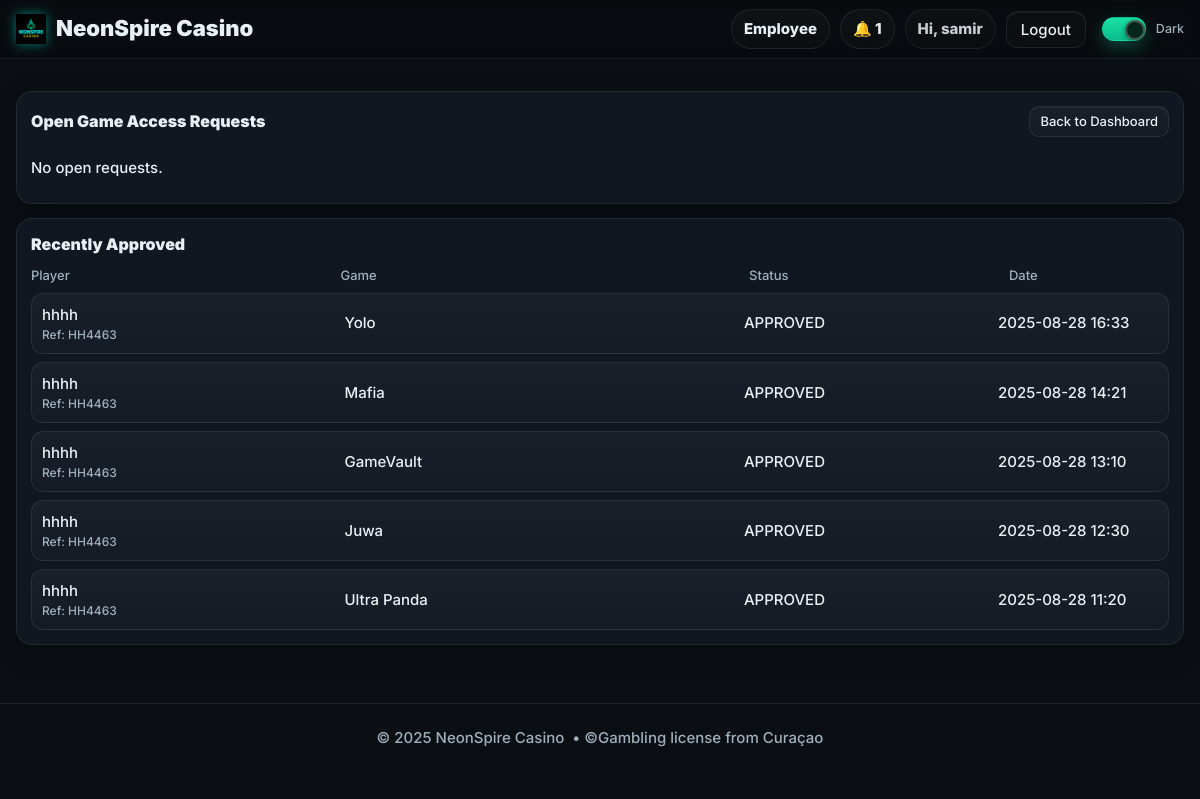
Before: /employee/requests (signed in) with the older database file.
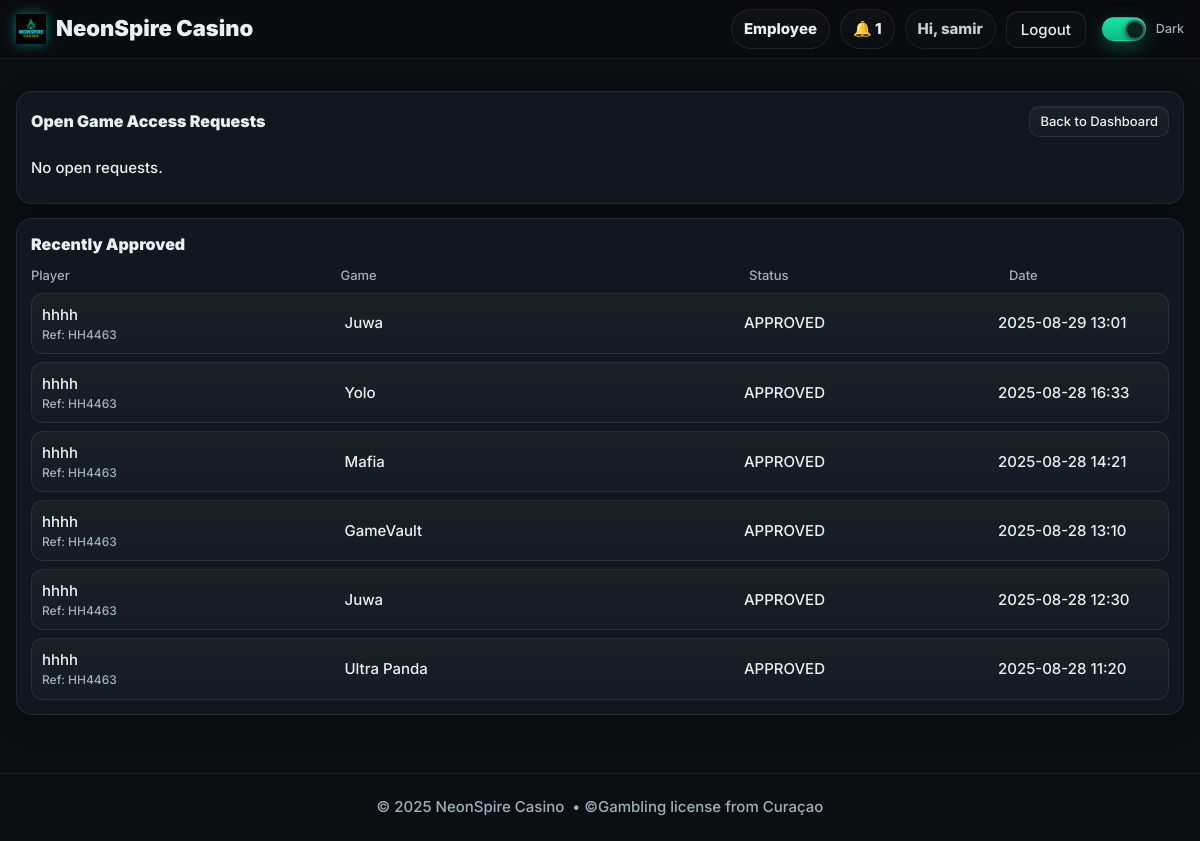
After: the same page with the newer database file.
### models.py (models this page shows, shortened)
class User(db.Model, UserMixin):
    __tablename__ = "users"
    id = db.Column(db.Integer, primary_key=True)
    name = db.Column(db.String(120), nullable=False)
    email = db.Column(db.String(255), unique=True, nullable=False, index=True)
    mobile = db.Column(db.String(24), nullable=True, index=True)  # E.164 (e.g. +15551234567)
    password_hash = db.Column(db.String(255), nullable=False)
    role = db.Column(db.String(20), nullable=False, default="PLAYER")  # PLAYER | EMPLOYEE | ADMIN
    email_verified = db.Column(db.Boolean, default=False, index=True)
    email_verified_at = db.Column(db.DateTime, nullable=True)
    promo_seen = db.Column(db.Boolean, default=False, index=True)  # show promos once after first login
    created_at = db.Column(db.DateTime, default=datetime.utcnow)

class GameAccountRequest(db.Model):
    __tablename__ = "game_account_requests"
    id = db.Column(db.Integer, primary_key=True)
    user_id = db.Column(db.Integer, db.ForeignKey("users.id"), nullable=False, index=True)
    game_id = db.Column(db.Integer, db.ForeignKey("games.id"), nullable=False, index=True)
    status = db.Column(db.String(20), default="PENDING", index=True)
    note = db.Column(db.String(300), default="")
    created_at = db.Column(db.DateTime, default=datetime.utcnow)
    updated_at = db.Column(db.DateTime, default=datetime.utcnow, onupdate=datetime.utcnow)
    handled_by     = db.Column(db.Integer, db.ForeignKey("users.id"), nullable=True, index=True)
    approved_by_id = db.Column(db.Integer, db.ForeignKey("users.id"), nullable=True, index=True)
    approved_at    = db.Column(db.DateTime, nullable=True)

class ReferralCode(db.Model):
    __tablename__ = "referral_codes"
    id = db.Column(db.Integer, primary_key=True)
    user_id = db.Column(db.Integer, db.ForeignKey("users.id"), unique=True, nullable=False, index=True)
    code = db.Column(db.String(16), unique=True, nullable=False, index=True)  # e.g., AB1234
    clicks = db.Column(db.Integer, default=0)
    created_at = db.Column(db.DateTime, default=datetime.utcnow, index=True)

class Game(db.Model):
    __tablename__ = "games"
    id = db.Column(db.Integer, primary_key=True)
    name = db.Column(db.String(120), nullable=False)
    description = db.Column(db.String(300), default="")
    icon_url = db.Column(db.String(500), default="")
    download_url = db.Column(db.String(500), nullable=False)
    backend_url = db.Column(db.String(500), nullable=True)  # merchant/staff URL (optional)
    is_active = db.Column(db.Boolean, default=True, index=True)
    created_at = db.Column(db.DateTime, default=datetime.utcnow)

### employee_bp.py (the view)
@employee_bp.get("/requests")
@login_required
def requests_list():
    open_reqs = (
        GameAccountRequest.query.filter(
            GameAccountRequest.status.in_(["PENDING", "IN_PROGRESS"])
        )
        .order_by(GameAccountRequest.created_at.desc())
        .all()
    )
    recent = (
        GameAccountRequest.query.filter(GameAccountRequest.status == "APPROVED")
        .order_by(GameAccountRequest.created_at.desc())
        .limit(30)
        .all()
    )
    games = {g.id: g for g in Game.query.all()}
    user_ids = [r.user_id for r in (open_reqs + recent)]
    users = {u.id: u for u in User.query.filter(User.id.in_(user_ids)).all()} if user_ids else {}
    refcodes = _refcodes_for_user_ids(user_ids)
    backend_urls = {gid: _backend_url_for(g) for gid, g in games.items()}
    return render_template(
        "employee_requests.html",
        page_title="Requests",
        open_reqs=open_reqs,
        recent=recent,
        games=games,
        users=users,
        backend_urls=backend_urls,
        selected_game=None,
        refcodes=refcodes,
    )

### employee_bp.py (called while the page is built)
@employee_bp.before_request
def require_employee():
    if not current_user.is_authenticated:
        return redirect(url_for("auth.login_get", next=url_for("employeebp.employee_home")))
    if current_user.role not in ("EMPLOYEE", "ADMIN"):
        return abort(403)

def _backend_url_for(game: Game) -> str | None:
    val = getattr(game, "backend_url", None)
    if val:
        return val
    return _kv_get(f"game:{game.id}:backend_url") or None

def _refcodes_for_user_ids(user_ids):
    if not user_ids:
        return {}
    rows = ReferralCode.query.filter(ReferralCode.user_id.in_(list(set(user_ids)))).all()
    return {r.user_id: r.code for r in rows}

### templates/employee_requests.html (shortened to what this page needs)
{% extends "base.html" %}
{% set gmap = games or {} %}
{% set umap = users or {} %}
{% block content %}
<div class="shell" style="margin-top:14px">
  <div class="panel">
    <div class="section-head" style="display:flex;align-items:center;justify-content:space-between;gap:8px;flex-wrap:wrap">
      <div class="section-title">
        {% if selected_game %}
          Open Game Access Requests • <span class="muted">{{ selected_game.name }}</span>
        {% else %}
          Open Game Access Requests
        {% endif %}
      </div>
      <div style="display:flex;gap:8px;flex-wrap:wrap">
        <a class="btn btn-mini" href="{{ url_for('employeebp.employee_home') }}">Back to Dashboard</a>
      </div>
    </div>
    {% if open_reqs and open_reqs|length %}
      <div class="table">
        <div class="t-head">
          <div>Player</div>
          <div>Game</div>
          <div>Provide Credentials</div>
          <div class="t-right">Actions</div>
        </div>
        {% for r in open_reqs %}
          {% set u = umap.get(r.user_id) %}
          {% set g = gmap.get(r.game_id) %}
          {% set be = (backend_urls.get(r.game_id) if backend_urls is defined else (g.backend_url if g and g.backend_url else None)) %}
          {% set refc = (refcodes.get(r.user_id) if refcodes is defined else None) %}
          <div class="t-row">
            <div>
              <div style="font-weight:700">
                {% if u %}
                  {{ u.name if u.name else u.email }}
                {% else %}
                  Player #{{ r.user_id }}
                {% endif %}
              </div>
              <div class="muted" style="font-size:12px">
                Req #{{ r.id }}{% if r.created_at %} • {{ r.created_at.strftime('%Y-%m-%d %H:%M') }}{% endif %}
              </div>
              {% if refc %}
                <div class="muted" style="font-size:12px">Referral: <span class="mono">{{ refc }}</span></div>
              {% endif %}
            </div>
            <div>
              <div style="font-weight:700">{{ g.name if g else ('#' ~ r.game_id) }}</div>
              <div style="margin-top:6px;display:flex;gap:6px;flex-wrap:wrap">
                {% if g %}
                  <a class="btn btn-mini" href="{{ url_for('employeebp.requests_list_by_game', game_id=g.id) }}">Only this game</a>
                  {% if be %}
                    <a class="btn btn-mini btn-ghost" href="{{ url_for('employeebp.open_game_backend', game_id=g.id) }}" target="_blank">Open Backend</a>
                  {% else %}
                    <button class="btn btn-mini btn-ghost" disabled>No Backend</button>
                  {% endif %}
                {% endif %}
              </div>
            </div>
            <div>
              <form method="post" action="{{ url_for('employeebp.requests_provide', req_id=r.id) }}"
                    class="form-grid" style="grid-template-columns:1fr 1fr 1fr; gap:8px">
                <input name="username" type="text" placeholder="username / id" required>
                <input name="password" type="text" placeholder="password / pin" required>
                <input name="note"     type="text" placeholder="note (optional)">
            </div>
            <div class="t-right" style="display:flex;gap:8px;justify-content:flex-end;flex-wrap:wrap">
              <button class="btn btn-mini" name="action" value="save" type="submit">Save</button>
              <button class="btn btn-mini btn-primary" name="action" value="approve" type="submit">Save &amp; Approve</button>
              </form>
              <form method="post" action="{{ url_for('employeebp.requests_reject', req_id=r.id) }}" style="display:flex;gap:8px">
                <input class="input" name="reason" placeholder="reason (optional)" style="min-width:160px">
                <button class="btn btn-mini btn-ghost" type="submit">Reject</button>
              </form>
            </div>
          </div>
        {% endfor %}
      </div>
    {% else %}
      <div class="empty">No open requests.</div>
    {% endif %}
  </div>
  <div class="panel">
    <div class="section-head">
      <div class="section-title">
        {% if selected_game %}
          Recently Approved • <span class="muted">{{ selected_game.name }}</span>
        {% else %}
          Recently Approved
        {% endif %}
      </div>
    </div>
    {% if recent and recent|length %}
      <div class="table">
        <div class="t-head">
          <div>Player</div>
          <div>Game</div>
          <div>Status</div>
          <div>Date</div>
        </div>
        {% for r in recent %}
          {% set u = umap.get(r.user_id) %}
          {% set g = gmap.get(r.game_id) %}
          {% set refc = (refcodes.get(r.user_id) if refcodes is defined else None) %}
          <div class="t-row">
            <div>
              {{ (u.name or u.email or ('#' ~ r.user_id)) }}
              {% if refc %}<div class="muted" style="font-size:12px">Ref: <span class="mono">{{ refc }}</span></div>{% endif %}
            </div>
            <div>{{ g.name if g else ('#' ~ r.game_id) }}</div>
            <div>{{ r.status }}</div>
            <div>{% if r.created_at %}{{ r.created_at.strftime('%Y-%m-%d %H:%M') }}{% endif %}</div>
          </div>
        {% endfor %}
      </div>
    {% else %}
      <div class="empty">Nothing approved yet.</div>
    {% endif %}
  </div>
</div>
{% endblock %}

### templates/base.html (shortened to what this page needs)
<!DOCTYPE html>
<html lang="en" data-theme="dark">
<head>
  <link rel="stylesheet" href="{{ url_for('static', filename='css/styles.css') }}?v=dm2">
</head>
<body>
  <header class="nav" style="position:sticky;top:0;z-index:50;background:rgba(0,0,0,.25);backdrop-filter:blur(8px);border-bottom:1px solid var(--stroke)">
    <div class="shell nav-inner" style="display:flex;align-items:center;justify-content:space-between;height:58px">
      <a href="{{ url_for('short_bp.lob_short') }}" class="brand" aria-label="NeonSpire Casino">
        <img class="brand-logo" src="{{ url_for('static', filename='img/logo.png') }}" alt="NeonSpire Casino">
        <span class="brand-text">NeonSpire Casino</span>
      </a>
      <nav class="nav-links" style="display:flex;align-items:center;gap:10px">
        {% if current_user.is_authenticated %}
          {% if current_user.role == 'ADMIN' %}
            <a class="pill" href="{{ url_for('adminbp.admin_home') }}">Admin</a>
            <a class="pill" href="{{ url_for('adminbp.admin_players') }}">Players</a>
            <a class="pill" href="{{ url_for('adminbp.deposits_audit') }}">Deposits</a>
            <a class="pill" href="{{ url_for('adminbp.admin_users') }}">Employees</a>
          {% elif current_user.role == 'EMPLOYEE' %}
            <a class="pill" href="{{ url_for('employeebp.employee_home') }}">Employee</a>
          {% else %}
            <a class="pill" href="{{ url_for('short_bp.mylogin_clean') }}">My Logins</a>
          {% endif %}
          <a class="pill" href="{{ url_for('notifybp.list_notifications') }}">🔔 {{ unread_count or 0 }}</a>
          <span class="pill" style="pointer-events:none;opacity:.85">
            Hi, {{ current_user.name.split(' ')[0] if current_user.name else 'Player' }}
          </span>
          <a class="btn btn-ghost" href="{{ url_for('auth.logout') }}">Logout</a>
        {% else %}
          <a class="pill" href="{{ url_for('auth.login_get') }}">Login</a>
          <a class="btn btn-primary" href="{{ url_for('short_bp.reg_short') }}">Register</a>
        {% endif %}
        <label class="toggle" style="margin-left:6px">
          <span class="track"><span class="knob"></span></span>
          <span class="label">Dark</span>
        </label>
      </nav>
    </div>
  </header>
  <main style="padding-top:18px;padding-bottom:20px">
    {% block content %}{% endblock %}
  </main>
  <footer class="shell footer"
          style="height:68px;border-top:1px solid var(--stroke);margin-top:24px;
                 display:flex;align-items:center;justify-content:center;">
    © {{ 2025 }} NeonSpire Casino &nbsp;•&nbsp;
    <span class="muted">©Gambling license from Curaçao </span>
  </footer>
</body>
</html>

### static/css/styles.css (style rules this page uses)
:root { --bg:#0b0f14; --panel:#111720; --panel-2:#0f151d; --text:#e9f0f4; --muted:#9fb0bd; --brand:#19e1a5; --brand-2:#0bbd8a; --stroke:rgba(255,255,255,.08); --chip:#0f1c27; --shadow:0 8px 24px rgba(0,0,0,.28); }
* { box-sizing:border-box }
html,body { margin:0;background:var(--bg);color:var(--text); font:500 15px/1.45 Inter,system-ui,-apple-system,Segoe UI,Roboto,Arial; -webkit-font-smoothing:antialiased; -moz-osx-font-smoothing:grayscale; text-rendering:optimizeLegibility; }
a { color:inherit;text-decoration:none }
img { max-width:100%;display:block }
.muted { color:var(--muted) }
.shell { max-width:1220px;margin:0 auto;padding:0 16px }
.nav { backdrop-filter: blur(8px); border-bottom:1px solid var(--stroke) }
.nav-inner { display:flex;align-items:center;justify-content:space-between;height:58px }
.brand { display:flex;gap:10px;align-items:center;font-weight:900 }
.nav-links { display:flex;align-items:center;gap:10px }
.pill { display:inline-flex;align-items:center;justify-content:center; padding:8px 12px;border-radius:999px;border:1px solid var(--stroke); background:linear-gradient(180deg,rgba(255,255,255,.03),rgba(255,255,255,.01)); font-weight:800; }
.btn,.btn-mini,.btn-auth,.btn-auth-primary { display:inline-flex;align-items:center;justify-content:center;gap:8px; text-align:center; line-height:1; position:relative; overflow:hidden; white-space:nowrap; }
.btn { border:1px solid var(--stroke); background:linear-gradient(180deg,rgba(255,255,255,.04),rgba(255,255,255,.02)); color:var(--text);padding:10px 14px;border-radius:12px; box-shadow:0 1px 0 rgba(255,255,255,.05) inset; transition:filter .15s ease, transform .06s ease; }
.btn-ghost { background:linear-gradient(180deg,rgba(255,255,255,.02),rgba(255,255,255,.01)) }
.btn-mini { padding:8px 10px;border-radius:10px;font-size:13px }
.panel { background:var(--panel);border:1px solid var(--stroke);border-radius:16px;padding:14px;margin-bottom:14px;box-shadow:var(--shadow) }
.footer { display:flex;align-items:center;justify-content:center;color:var(--muted) }
.section-head { display:flex;align-items:flex-end;justify-content:space-between;margin-bottom:10px }
.section-title { font-weight:900;font-size:16px }
.table { display:grid;gap:8px }
.t-head,.t-row { display:grid;grid-template-columns:1.2fr 1.6fr 1fr 160px;gap:12px;align-items:center }
.t-head { color:var(--muted);font-size:13px }
.t-row { padding:10px;border:1px solid var(--stroke);border-radius:12px;background:linear-gradient(180deg,rgba(255,255,255,.04),rgba(255,255,255,.02)) }
.empty { padding:10px 0 }
html,body { width:100% !important;max-width:100% !important;overflow-x:hidden !important; }
.shell,.nav,.nav-inner,.panel,section,aside,.rail-card,.player-grid,.game-grid,.game-card,.game-media,.game-actions,.btn-grid { max-width:100% !important; }
.player-grid > *, .game-grid > *, .game-card > *, .btn-grid > *, .panel > * { min-width:0 !important; }
.toggle { display:inline-flex; align-items:center; gap:10px; cursor:pointer; }
.toggle .track { position:relative; width:44px; height:24px; border-radius:999px; background:rgba(255,255,255,.10); border:1px solid var(--stroke); transition:background .22s ease, border-color .22s ease, box-shadow .22s ease; }
.toggle .knob { position:absolute; top:2px; left:2px; width:20px; height:20px; border-radius:50%; background:#ffffff; box-shadow:0 2px 6px rgba(0,0,0,.35); transform:translateX(0); transition:transform .22s ease, background .22s ease, box-shadow .22s ease; }
.toggle input:checked + .track { background:linear-gradient(180deg,var(--brand),var(--brand-2)); border-color:transparent; box-shadow:0 6px 16px rgba(25,225,165,.28); }
.toggle input:checked + .track .knob { transform:translateX(20px); background:#06261c; box-shadow:0 2px 6px rgba(0,0,0,.4), inset 0 0 0 2px rgba(255,255,255,.25); }
.toggle .label { font-size:12.5px; color:var(--muted); user-select:none; }

### templates/base.html (style rules this page uses)
.brand { display:flex; gap:10px; align-items:center; text-decoration:none; color:inherit; font-weight:900; font-size:22px }
.brand-logo { height:30px; width:auto; display:block; filter: drop-shadow(0 0 6px rgba(0,255,233,.45)); }

Changed rows visible on the page:
added GameAccountRequest: {{ (u.name or u.email or ('#' ~ r.user_id)) }} "hhhh", {{ refc }} "HH4463", {{ g.name if g else ('#' ~ r.game_id) }} "Juwa", status "APPROVED", created_at "2025-08-29 13:01"
